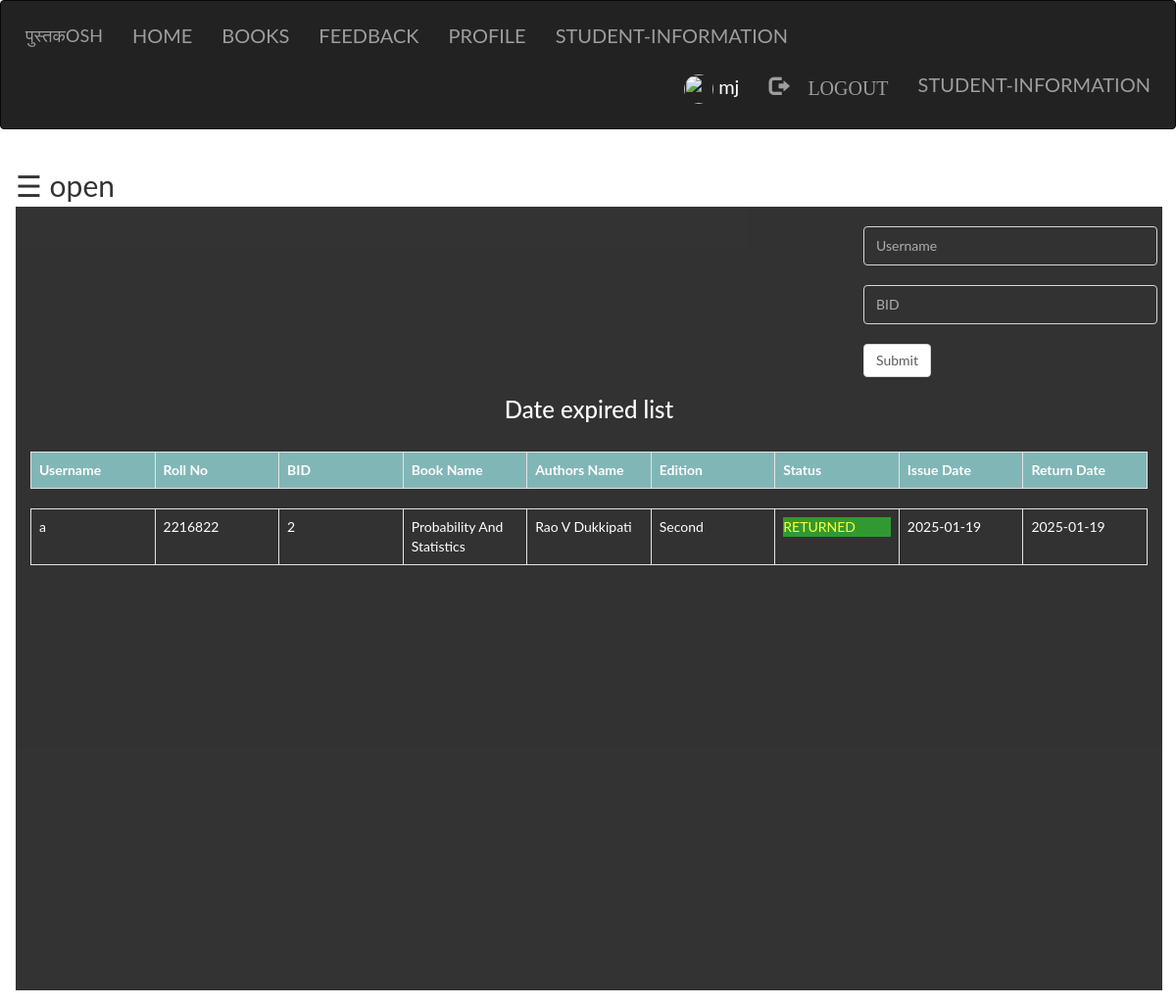
Page /expired.php (signed in) on the committed database.
### tables this page shows
CREATE TABLE `student` (
  `first` varchar(100) NOT NULL,
  `last` varchar(100) NOT NULL,
  `username` varchar(100) NOT NULL,
  `password` varchar(100) NOT NULL,
  `roll` int(100) NOT NULL,
  `email` varchar(100) NOT NULL,
  `contact` int(100) NOT NULL,
  `pic` varchar(100) NOT NULL
);

CREATE TABLE `books` (
  `bid` int(100) NOT NULL,
  `name` varchar(100) NOT NULL,
  `authors` varchar(100) NOT NULL,
  `edition` varchar(100) NOT NULL,
  `status` varchar(100) NOT NULL,
  `quantity` int(100) NOT NULL,
  `department` varchar(100) NOT NULL
);

CREATE TABLE `issue_book` (
  `username` varchar(100) NOT NULL,
  `bid` int(100) NOT NULL,
  `approve` varchar(100) NOT NULL,
  `issue` varchar(100) NOT NULL,
  `return` varchar(100) NOT NULL
);

### expired.php (the view, shortened to what this page needs)
<?php
  include "connection.php";
  include "navbar.php";
?>
<!DOCTYPE html>
<html>
<head>
</head>
<body>
<div id="main">
  <span style="font-size:30px;cursor:pointer" onclick="openNav()">&#9776; open</span>
  <div class="container">
    <?php
      if(isset($_SESSION['login_user']))
      {
        ?>
          <div class="srch">
          <br>
          <form method="post" action="" name="form1">
            <input type="text" name="username" class="form-control" placeholder="Username" required=""><br>
            <input type="text" name="bid" class="form-control" placeholder="BID" required=""><br>
            <button class="btn btn-default" name="submit" type="submit">Submit</button><br>
          </form>
        </div>
        <?php
      }
    ?>
    <h3 style="text-align: center;">Date expired list</h3><br>
    <?php
      if(isset($_SESSION['login_user']))
      {
        $sql="SELECT student.username,roll,books.bid,name,authors,edition,approve,issue,issue_book.return FROM student inner join issue_book ON student.username=issue_book.username inner join books ON issue_book.bid=books.bid WHERE issue_book.approve !='' and issue_book.approve !='Yes' ORDER BY `issue_book`.`return` ASC";
        $res=mysqli_query($db,$sql);
        echo "<table class='table table-bordered' style='width:100%;' >";
        echo "<tr style='background-color: #6db6b9e6;'>";
        echo "<th>"; echo "Username";  echo "</th>";
        echo "<th>"; echo "Roll No";  echo "</th>";
        echo "<th>"; echo "BID";  echo "</th>";
        echo "<th>"; echo "Book Name";  echo "</th>";
        echo "<th>"; echo "Authors Name";  echo "</th>";
        echo "<th>"; echo "Edition";  echo "</th>";
        echo "<th>"; echo "Status";  echo "</th>";
        echo "<th>"; echo "Issue Date";  echo "</th>";
        echo "<th>"; echo "Return Date";  echo "</th>";
      echo "</tr>";
      echo "</table>";
       echo "<div class='scroll'>";
        echo "<table class='table table-bordered' >";
      while($row=mysqli_fetch_assoc($res))
      {
        echo "<tr>";
          echo "<td>"; echo $row['username']; echo "</td>";
          echo "<td>"; echo $row['roll']; echo "</td>";
          echo "<td>"; echo $row['bid']; echo "</td>";
          echo "<td>"; echo $row['name']; echo "</td>";
          echo "<td>"; echo $row['authors']; echo "</td>";
          echo "<td>"; echo $row['edition']; echo "</td>";
          echo "<td>"; echo $row['approve']; echo "</td>";
          echo "<td>"; echo $row['issue']; echo "</td>";
          echo "<td>"; echo $row['return']; echo "</td>";
        echo "</tr>";
      }
    echo "</table>";
        echo "</div>";
      }
      else
      {
        ?>
          <h3 style="text-align: center;">Login to see information of Borrowed Books</h3>
        <?php
      }
    ?>
  </div>
</div>
</body>
</html>

### style.css (style rules this page uses)
html, body, div, span, object, iframe, h1, h2, h3, h4, h5, h6, p, blockquote, pre, abbr, address, cite, code, del, dfn, em, img, ins, kbd, q, samp, small, strong, sub, sup, var, b, i, dl, dt, dd, ol, ul, li, fieldset, form, label, legend, table, caption, tbody, tfoot, thead, tr, th, td, article, aside, canvas, details, figcaption, figure, footer, header, hgroup, menu, nav, section, summary, time, mark, audio, video { margin:0; padding:0; border:0; outline:0; font-size:100%; vertical-align:baseline; background:transparent; }
body { line-height:1; }
table { border-collapse:collapse; border-spacing:0; }
input, select { vertical-align:middle; }
input { height: 25px; width: 300px; }

### expired.php (style rules this page uses)
.srch { padding-left: 850px; }
.form-control { width: 300px; height: 40px; background-color: black; color: white; }
body { background-image: url("images/aa.jpg"); background-repeat: no-repeat; font-family: "Lato", sans-serif; transition: background-color .5s; }
#main { transition: margin-left .5s; padding: 16px; }
.container { height: 800px; background-color: black; opacity: .8; color: white; }
.scroll { width: 100%; height: 400px; overflow: auto; }
th,td { width: 10%; }

### rows in the picture
student: username "a", roll "2216822", books.bid "2", books.name "Probability And Statistics", books.authors "Rao V Dukkipati", books.edition "Second", issue_book.approve "RETURNED", issue_book.issue "2025-01-19", issue_book.return "2025-01-19"

### other values in the picture
$_SESSION['login_user'] "mj"
